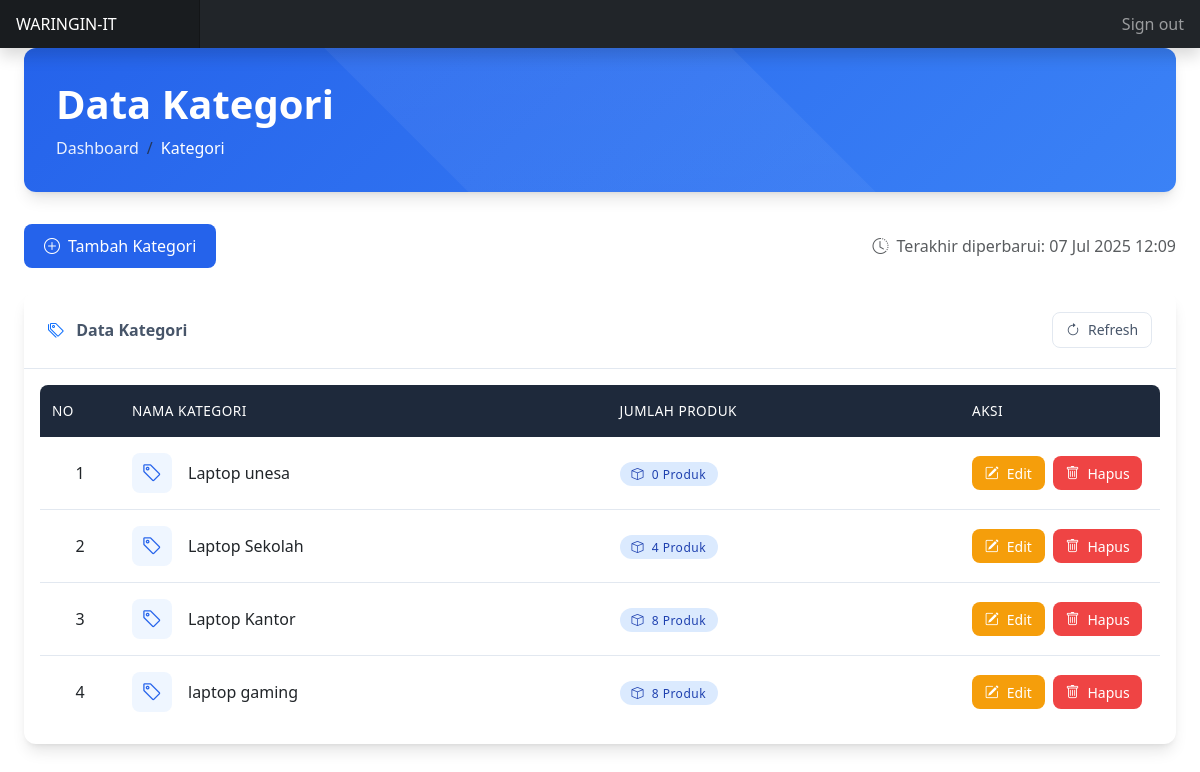
/admin/kategori/index.php (signed in), run on the app's committed database.
### tables this page shows
CREATE TABLE `tb_kategori` (
  `kategori_id` int(11) NOT NULL,
  `nama_kategori` varchar(255) NOT NULL
);

### config/koneksi.php (called while the page is built, shortened)
<?php
$host = 'localhost';
$username = 'root';
$password = '';
$database = 'toko_db';
$conn = mysqli_connect($host, $username, $password, $database);
function query($query) {
    global $conn;
    $result = mysqli_query($conn, $query);
    $rows = [];
    if ($result) {
        while ($row = mysqli_fetch_assoc($result)) {
            $rows[] = $row;
        }
    } else {
        error_log("Query error: " . mysqli_error($conn));
    }
    return $rows;
}
?>

### admin/kategori/index.php (the view, shortened to what this page needs)
<?php
require_once '../../config/koneksi.php';
$kategori = query("SELECT * FROM tb_kategori ORDER BY kategori_id DESC");
include_once '../includes/header.php';
?>
<div class="container-fluid px-4">
    <div class="page-header">
        <h1 class="mb-2 fw-bold">Data Kategori</h1>
        <nav aria-label="breadcrumb">
            <ol class="breadcrumb mb-0">
                <li class="breadcrumb-item"><a href="../index.php">Dashboard</a></li>
                <li class="breadcrumb-item active">Kategori</li>
            </ol>
        </nav>
    </div>
    <div class="mb-4 d-flex justify-content-between align-items-center">
        <a href="tambah.php" class="btn btn-primary">
            <i class="bi bi-plus-circle"></i> Tambah Kategori
        </a>
        <div class="d-flex align-items-center">
            <i class="bi bi-clock-history text-muted me-2"></i>
            <span class="text-muted">Terakhir diperbarui: <?= date('d M Y H:i') ?></span>
        </div>
    </div>
    <div class="card mb-4">
        <div class="card-header">
            <div class="d-flex justify-content-between align-items-center">
                <div>
                    <i class="bi bi-tags text-primary me-2"></i>
                    <span class="fw-bold">Data Kategori</span>
                </div>
                <button class="btn btn-light btn-sm" onclick="window.location.reload()">
                    <i class="bi bi-arrow-clockwise"></i>
                    Refresh
                </button>
            </div>
        </div>
        <div class="card-body">
            <div class="table-responsive">
                <table id="dataTable" class="table table-hover">
                    <thead>
                        <tr>
                            <th width="80">No</th>
                            <th>Nama Kategori</th>
                            <th>Jumlah Produk</th>
                            <th width="200">Aksi</th>
                        </tr>
                    </thead>
                    <tbody>
                        <?php $no = 1; foreach ($kategori as $row) :
                            $kategori_id = $row['kategori_id'];
                            $jumlah_produk = query("SELECT COUNT(*) as total FROM tb_barang WHERE kategori_id = $kategori_id")[0]['total'];
                        ?>
                        <tr>
                            <td class="text-center"><?= $no++; ?></td>
                            <td>
                                <div class="d-flex align-items-center">
                                    <div class="category-icon me-3">
                                        <i class="bi bi-tag fs-5"></i>
                                    </div>
                                    <span class="fw-medium"><?= htmlspecialchars($row['nama_kategori']); ?></span>
                                </div>
                            </td>
                            <td>
                                <span class="badge bg-primary">
                                    <i class="bi bi-box me-1"></i>
                                    <?= $jumlah_produk; ?> Produk
                                </span>
                            </td>
                            <td>
                                <div class="d-flex gap-2">
                                    <a href="edit.php?id=<?= $row['kategori_id']; ?>"
                                       class="btn btn-warning btn-sm">
                                        <i class="bi bi-pencil-square"></i> Edit
                                    </a>
                                    <a href="#"
                                       onclick="confirmDelete('hapus.php?id=<?= $row['kategori_id']; ?>', '<?= htmlspecialchars($row['nama_kategori']); ?>')"
                                       class="btn btn-danger btn-sm">
                                        <i class="bi bi-trash"></i> Hapus
                                    </a>
                                </div>
                            </td>
                        </tr>
                        <?php endforeach; ?>
                    </tbody>
                </table>
            </div>
        </div>
    </div>
</div>
<?php include_once '../includes/footer.php'; ?>

### admin/kategori/index.php (style rules this page uses)
:root { --primary-color: #2563eb; --primary-hover: #1d4ed8; --secondary-color: #475569; --success-color: #10b981; --warning-color: #f59e0b; --danger-color: #ef4444; --border-radius: 0.75rem; --box-shadow: 0 10px 15px -3px rgba(0,0,0,0.1), 0 4px 6px -4px rgba(0,0,0,0.1); --transition: all 0.3s ease; }
.page-header { background: linear-gradient(135deg, var(--primary-color), #3b82f6); color: white; padding: 2rem; border-radius: var(--border-radius); margin-bottom: 2rem; box-shadow: var(--box-shadow); position: relative; overflow: hidden; }
.page-header::before { content: ''; position: absolute; top: -50%; right: -50%; bottom: -50%; left: -50%; background: linear-gradient(135deg, rgba(255,255,255,0.1) 0%, rgba(255,255,255,0) 100%); transform: rotate(45deg); z-index: 0; }
.page-header * { position: relative; z-index: 1; }
.breadcrumb-item a { color: rgba(255,255,255,0.9); text-decoration: none; font-weight: 500; transition: var(--transition); }
.breadcrumb-item.active { color: white; font-weight: 400; }
.card { border: none; border-radius: var(--border-radius); box-shadow: var(--box-shadow); transition: var(--transition); overflow: hidden; }
.card-header { background: white; border-bottom: 1px solid #e2e8f0; padding: 1.25rem 1.5rem; font-weight: 600; color: var(--secondary-color); }
.table { margin-bottom: 0; border-collapse: separate; border-spacing: 0; }
.table th { background: #1e293b; color: white; font-weight: 500; text-transform: uppercase; font-size: 0.85rem; letter-spacing: 0.5px; padding: 1rem 0.75rem; vertical-align: middle; border: none; }
.table th:first-child { border-top-left-radius: 0.5rem; }
.table th:last-child { border-top-right-radius: 0.5rem; }
.table td { vertical-align: middle; padding: 1rem 0.75rem; border-top: none; border-bottom: 1px solid #e2e8f0; transition: var(--transition); }
.table tr:last-child td { border-bottom: none; }
.table tr:last-child td:first-child { border-bottom-left-radius: 0.5rem; }
.table tr:last-child td:last-child { border-bottom-right-radius: 0.5rem; }
.badge { padding: 0.5em 1em; font-weight: 500; border-radius: 2rem; letter-spacing: 0.5px; transition: var(--transition); }
.btn { padding: 0.625rem 1.25rem; border-radius: 0.5rem; font-weight: 500; transition: var(--transition); display: inline-flex; align-items: center; justify-content: center; gap: 0.5rem; }
.btn-sm { padding: 0.4rem 0.8rem; font-size: 0.875rem; }
.btn-primary { background: var(--primary-color); border: none; color: white; }
.btn-warning { background: var(--warning-color); border: none; color: white; }
.btn-danger { background: var(--danger-color); border: none; color: white; }
.btn-light { background: white; border: 1px solid #e2e8f0; color: var(--secondary-color); }
.badge.bg-primary { background-color: #dbeafe !important; color: #1e40af; }
.category-icon { width: 40px; height: 40px; display: flex; align-items: center; justify-content: center; border-radius: 8px; background-color: #eff6ff; color: var(--primary-color); transition: var(--transition); }
.card { animation: fadeInUp 0.5s ease-out; }

### data on the page
tb_kategori: nama_kategori "Laptop unesa", jumlah_produk "0"
tb_kategori: nama_kategori "Laptop Sekolah", jumlah_produk "4"
tb_kategori: nama_kategori "Laptop Kantor", jumlah_produk "8"
tb_kategori: nama_kategori "laptop gaming", jumlah_produk "8"
